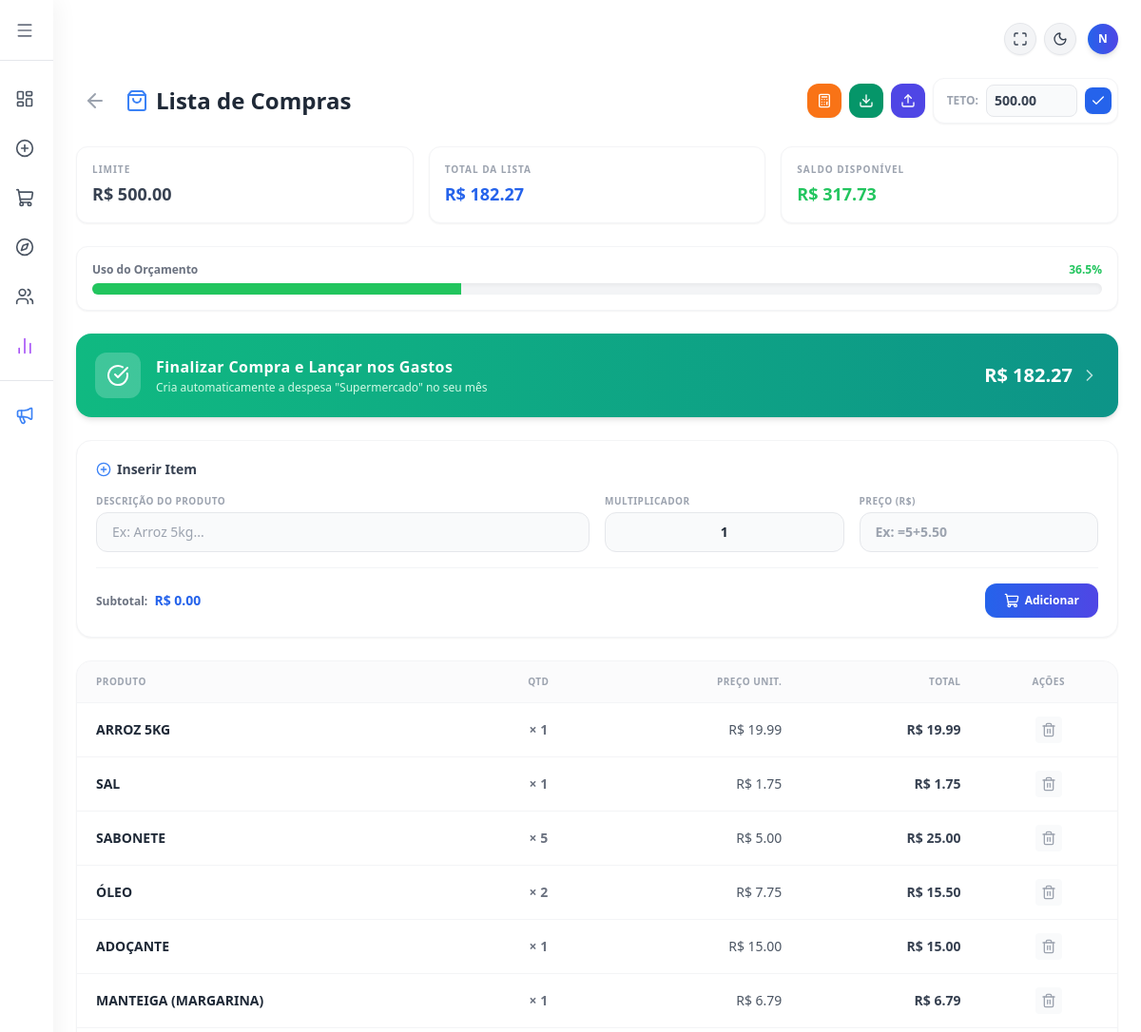
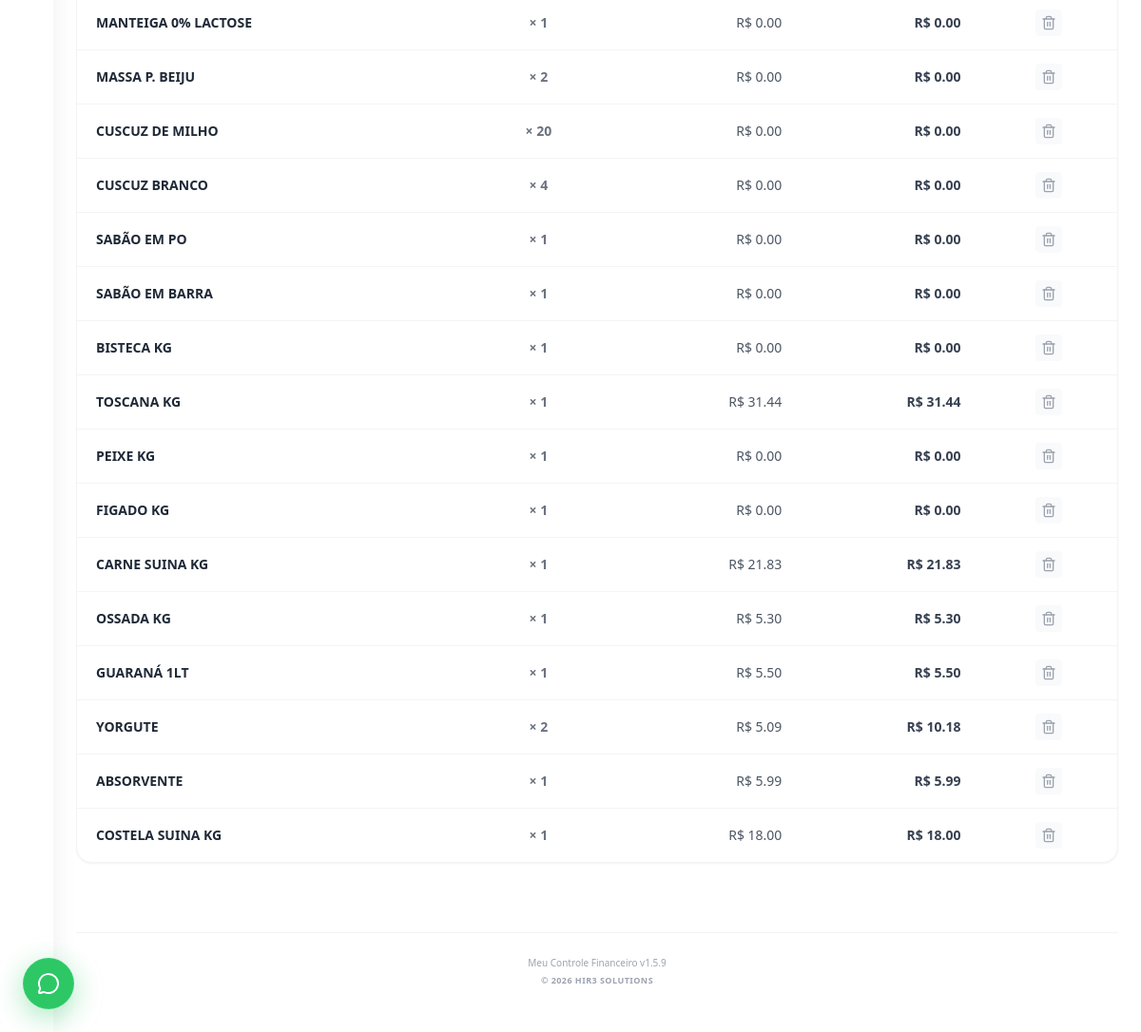
Screenshot of /compras (signed in) with the database file from the repository (2 pictures, top to bottom).
### tables this page shows
CREATE TABLE meta_compras (
            usuario_id INTEGER,
            mes TEXT,
            valor REAL DEFAULT 0.0,
            PRIMARY KEY (usuario_id, mes)
        );

CREATE TABLE lista_compras (
            id INTEGER PRIMARY KEY AUTOINCREMENT,
            usuario_id INTEGER,
            descricao TEXT,
            quantidade INTEGER DEFAULT 1,
            preco REAL DEFAULT 0.0,
            mes TEXT
        , total_item REAL);

### flask_app.py (the view, shortened to what this page needs)
@app.route('/compras', methods=['GET', 'POST'])
def compras():
    user_id = session.get('user_id')
    if not user_id:
        return redirect(url_for('login'))
    mes_atual = datetime.now().strftime('%Y-%m')
    conexao = sqlite3.connect('financas.db')
    conexao.row_factory = sqlite3.Row
    cursor = conexao.cursor()
    cursor.execute('''
        CREATE TABLE IF NOT EXISTS lista_compras (
            id INTEGER PRIMARY KEY AUTOINCREMENT,
            usuario_id INTEGER,
            descricao TEXT,
            quantidade INTEGER DEFAULT 1,
            preco REAL DEFAULT 0.0,
            total_item REAL,
            mes TEXT
        )
    ''')
    cursor.execute('''
        CREATE TABLE IF NOT EXISTS meta_compras (
            usuario_id INTEGER,
            mes TEXT,
            valor REAL DEFAULT 0.0,
            PRIMARY KEY (usuario_id, mes)
        )
    ''')
    conexao.commit()
    cursor.execute("SELECT * FROM lista_compras WHERE usuario_id = ? AND mes = ?", (user_id, mes_atual))
    itens_bd = cursor.fetchall()
    itens = []
    total_lista = 0.0
    for row in itens_bd:
        d = dict(row)
        qtd = d.get('quantidade') or 1
        preco = d.get('preco') or 0.0
        d['total_item'] = d.get('total_item') if d.get('total_item') is not None else (qtd * preco)
        total_lista += d['total_item']
        itens.append(d)
    cursor.execute("SELECT valor FROM meta_compras WHERE usuario_id = ? AND mes = ?", (user_id, mes_atual))
    meta_row = cursor.fetchone()
    meta_valor = meta_row['valor'] if meta_row else 0.0
    saldo_meta = meta_valor - total_lista
    porcentagem_meta = round((total_lista / meta_valor * 100), 1) if meta_valor > 0 else 0
    conexao.close()
    return render_template('telas/compras.html',
                           itens=itens,
                           total_lista=total_lista,
                           meta_valor=meta_valor,
                           saldo_meta=saldo_meta,
                           porcentagem_meta=porcentagem_meta)

### templates/telas/compras.html (shortened to what this page needs)
{% extends "base.html" %}
{% block content %}
<div class="px-3 md:px-0 pb-10">
    <div class="flex flex-col md:flex-row justify-between items-start md:items-center mb-4 md:mb-6 gap-3 md:gap-4">
        <div class="flex items-center gap-3">
            <a href="javascript:history.back()" class="p-2 text-gray-400 hover:text-blue-500 hover:bg-blue-50 dark:hover:bg-gray-700 rounded-xl transition-all">
                <i data-lucide="arrow-left" class="w-6 h-6"></i>
            </a>
            <h2 class="text-lg md:text-2xl font-black text-gray-800 dark:text-gray-100 flex items-center gap-2">
                <i data-lucide="shopping-bag" class="w-5 h-5 md:w-6 md:h-6 text-blue-500"></i> Lista de Compras
            </h2>
        </div>
        <div class="flex items-center gap-2 w-full md:w-auto">
            <button onclick="abrirCalculadora()" type="button" class="p-2 md:p-2.5 bg-orange-500 hover:bg-orange-600 text-white rounded-xl transition-colors shadow-sm" title="Calculadora Rápida">
                <i data-lucide="calculator" class="w-4 h-4"></i>
            </button>
            <a href="/exportar_compras_csv" class="p-2 md:p-2.5 bg-emerald-600 hover:bg-emerald-700 text-white rounded-xl transition-colors shadow-sm" title="Exportar para Excel (CSV)">
                <i data-lucide="download" class="w-4 h-4"></i>
            </a>
            <form action="/importar_compras_csv" method="POST" enctype="multipart/form-data" class="m-0" id="form-importar">
                <label for="import-csv" class="cursor-pointer p-2 md:p-2.5 bg-indigo-600 hover:bg-indigo-700 text-white rounded-xl transition-colors shadow-sm block" title="Importar Planilha">
                    <i data-lucide="upload" class="w-4 h-4"></i>
                </label>
            </form>
            <form action="/compras" method="POST" class="flex items-center gap-2 bg-white dark:bg-gray-800 p-1.5 rounded-xl border border-gray-100 dark:border-gray-700 shadow-sm flex-1 md:flex-none">
                <span class="text-[11px] md:text-xs font-bold text-gray-400 uppercase pl-2 whitespace-nowrap">Teto:</span>
                <input type="number" step="0.01" name="valor_meta" placeholder="Ex: 500.00" value="{{ '%.2f'|format(meta_valor or 0) if meta_valor and meta_valor > 0 else '' }}" required
                       class="w-full md:w-24 px-2 py-1.5 text-xs md:text-sm bg-gray-50 dark:bg-gray-900 border border-gray-200 dark:border-gray-700 rounded-lg focus:outline-none focus:ring-2 focus:ring-blue-500 font-bold text-gray-700 dark:border-gray-200">
                <button type="submit" class="p-2 md:p-1.5 bg-blue-600 hover:bg-blue-700 text-white rounded-lg transition-colors shadow-sm" title="Salvar Meta">
                    <i data-lucide="check" class="w-4 h-4"></i>
                </button>
            </form>
        </div>
    </div>
    <div class="grid grid-cols-2 md:grid-cols-3 gap-2 md:gap-4 mb-4 md:mb-6">
        <div class="bg-white dark:bg-gray-800 p-3 md:p-4 rounded-xl border border-gray-100 dark:border-gray-700 shadow-sm">
            <span class="block text-[9px] md:text-[10px] font-bold text-gray-400 uppercase tracking-widest mb-0.5 md:mb-1">Limite</span>
            <span class="text-sm md:text-lg font-black text-gray-700 dark:text-gray-200">R$ {{ "%.2f"|format(meta_valor or 0) }}</span>
        </div>
        <div class="bg-white dark:bg-gray-800 p-3 md:p-4 rounded-xl border border-gray-100 dark:border-gray-700 shadow-sm">
            <span class="block text-[9px] md:text-[10px] font-bold text-gray-400 uppercase tracking-widest mb-0.5 md:mb-1">Total da Lista</span>
            <span class="text-sm md:text-lg font-black text-blue-600 dark:text-blue-400">R$ {{ "%.2f"|format(total_lista or 0) }}</span>
        </div>
        <div class="col-span-2 md:col-span-1 bg-white dark:bg-gray-800 p-3 md:p-4 rounded-xl border border-gray-100 dark:border-gray-700 shadow-sm">
            <span class="block text-[9px] md:text-[10px] font-bold text-gray-400 uppercase tracking-widest mb-0.5 md:mb-1">Saldo Disponível</span>
            <span class="text-base md:text-lg font-black {% if (saldo_meta or 0) >= 0 %}text-green-500{% else %}text-red-500{% endif %}">
                R$ {{ "%.2f"|format(saldo_meta or 0) }}
            </span>
        </div>
    </div>
    {% if meta_valor and meta_valor > 0 %}
    <div class="bg-white dark:bg-gray-800 p-3 md:p-4 rounded-xl border border-gray-100 dark:border-gray-700 shadow-sm mb-4 md:mb-6">
        <div class="flex justify-between items-center mb-1.5">
            <span class="text-[11px] md:text-xs font-bold text-gray-500 dark:text-gray-400">Uso do Orçamento</span>
            <span class="text-[11px] md:text-xs font-black {% if porcentagem_meta > 100 %}text-red-500 animate-pulse{% elif porcentagem_meta >= 80 %}text-amber-500{% else %}text-green-500{% endif %}">
                {{ porcentagem_meta }}%
            </span>
        </div>
        <div class="w-full bg-gray-100 dark:bg-gray-900 rounded-full h-2 md:h-3 shadow-inner overflow-hidden">
            <div class="h-full transition-all duration-500 {% if porcentagem_meta > 100 %}bg-red-500{% elif porcentagem_meta >= 80 %}bg-amber-500{% else %}bg-green-500{% endif %}"
                 style="width: {% if porcentagem_meta > 100 %}100{% else %}{{ porcentagem_meta }}{% endif %}%"></div>
        </div>
    </div>
    {% endif %}
    {% if total_lista and total_lista > 0 %}
    <div class="mb-4 md:mb-6">
        <form action="/lancar_compras_gastos" method="POST" onsubmit="confirmarAcao(event, this, 'Finalizar e Lançar Despesa?', 'Isso criará automaticamente um gasto de R$ {{ '%.2f'|format(total_lista) }} no seu resumo do mês.', 'Sim, finalizar!')">
            <button type="submit" class="w-full flex items-center justify-between p-4 md:p-5 rounded-2xl bg-gradient-to-r from-emerald-500 to-teal-600 text-white shadow-md hover:shadow-lg transition-all transform hover:-translate-y-0.5 group focus:outline-none">
                <div class="flex items-center gap-3 md:gap-4">
                    <div class="bg-white/20 p-2 md:p-3 rounded-xl">
                        <i data-lucide="check-circle" class="w-5 h-5 md:w-6 md:h-6 text-white"></i>
                    </div>
                    <div class="text-left">
                        <span class="block text-sm md:text-base font-black tracking-wide">Finalizar Compra e Lançar nos Gastos</span>
                        <span class="block text-[10px] md:text-xs text-emerald-100 font-medium mt-0.5">Cria automaticamente a despesa "Supermercado" no seu mês</span>
                    </div>
                </div>
                <div class="flex items-center gap-2">
                    <span class="text-lg md:text-xl font-black">R$ {{ "%.2f"|format(total_lista) }}</span>
                    <i data-lucide="chevron-right" class="w-5 h-5 opacity-70 group-hover:translate-x-1 transition-transform"></i>
                </div>
            </button>
        </form>
    </div>
    {% endif %}
    <div class="bg-white dark:bg-gray-800 p-4 md:p-5 rounded-2xl shadow-sm border border-gray-100 dark:border-gray-700 mb-4 md:mb-6" id="area-formulario">
        <h3 class="text-xs md:text-sm font-bold text-gray-700 dark:text-gray-300 mb-3 md:mb-4 flex items-center gap-1.5" id="titulo-form">
            <i data-lucide="plus-circle" class="w-4 h-4 text-blue-500" id="icone-titulo"></i> <span id="texto-titulo">Inserir Item</span>
        </h3>
        <form action="/compras" method="POST" id="form-produto">
            <div class="grid grid-cols-2 md:grid-cols-4 gap-3 md:gap-4 items-end">
                <div class="col-span-2">
                    <label class="block text-[9px] md:text-[10px] font-bold text-gray-400 uppercase tracking-wider mb-1">Descrição do Produto</label>
                    <input type="text" name="descricao" id="input-desc" placeholder="Ex: Arroz 5kg..." required
                           class="w-full px-3 py-2 md:px-4 md:py-2.5 bg-gray-50 dark:bg-gray-900 border border-gray-200 dark:border-gray-700 rounded-xl text-sm text-gray-800 dark:text-gray-100 focus:outline-none focus:ring-2 focus:ring-blue-500">
                </div>
                <div class="col-span-1">
                    <label class="block text-[9px] md:text-[10px] font-bold text-gray-400 uppercase tracking-wider mb-1">Multiplicador</label>
                    <input type="text" inputmode="text" name="quantidade" id="input-qtd" value="1" placeholder="Ex: =2+3" required oninput="calcularPrevia()" onblur="avaliarCalculo(this)"
                           class="w-full px-3 py-2 md:px-4 md:py-2.5 bg-gray-50 dark:bg-gray-900 border border-gray-200 dark:border-gray-700 rounded-xl text-sm text-gray-800 dark:text-gray-100 focus:outline-none focus:ring-2 focus:ring-blue-500 font-bold text-center">
                </div>
                <div class="col-span-1">
                    <label class="block text-[9px] md:text-[10px] font-bold text-gray-400 uppercase tracking-wider mb-1">Preço (R$)</label>
                    <input type="text" inputmode="text" name="preco" id="input-preco" placeholder="Ex: =5+5.50" required oninput="calcularPrevia()" onblur="avaliarCalculo(this)"
                           class="w-full px-3 py-2 md:px-4 md:py-2.5 bg-gray-50 dark:bg-gray-900 border border-gray-200 dark:border-gray-700 rounded-xl text-sm text-gray-800 dark:text-gray-100 focus:outline-none focus:ring-2 focus:ring-blue-500 font-bold">
                </div>
            </div>
            <div class="mt-3 md:mt-4 pt-3 md:pt-4 border-t border-gray-100 dark:border-gray-700/60 flex flex-row justify-between items-center gap-3">
                <div class="text-[11px] md:text-xs font-bold text-gray-500 dark:text-gray-400">
                    Subtotal: <span class="text-xs md:text-sm font-black text-blue-600 dark:text-blue-400 ml-0.5 md:ml-1" id="previa-total">R$ 0.00</span>
                </div>
                <div class="flex gap-2">
                    <button type="submit" id="btn-salvar" name="adicionar" class="px-4 py-2 md:px-5 md:py-2.5 bg-gradient-to-r from-blue-600 to-indigo-600 text-white text-[11px] md:text-xs font-bold rounded-xl hover:from-blue-700 hover:to-indigo-700 transition-all shadow-sm flex items-center justify-center gap-1.5">
                        <i data-lucide="shopping-cart" id="icone-btn" class="w-3 h-3 md:w-4 md:h-4"></i> <span id="texto-btn">Adicionar</span>
                    </button>
                </div>
            </div>
        </form>
    </div>
    <div class="bg-white dark:bg-gray-800 rounded-2xl border border-gray-100 dark:border-gray-700 overflow-hidden shadow-sm">
        <div class="overflow-x-auto">
            <table class="w-full text-left border-collapse whitespace-nowrap md:whitespace-normal">
                <thead>
                    <tr class="bg-gray-50/70 dark:bg-gray-900/40 border-b border-gray-100 dark:border-gray-700/70">
                        <th class="px-3 py-2 md:px-5 md:py-3.5 text-[9px] md:text-[10px] font-bold text-gray-400 uppercase tracking-wider">Produto</th>
                        <th class="px-3 py-2 md:px-5 md:py-3.5 text-[9px] md:text-[10px] font-bold text-gray-400 uppercase tracking-wider text-center">Qtd</th>
                        <th class="px-3 py-2 md:px-5 md:py-3.5 text-[9px] md:text-[10px] font-bold text-gray-400 uppercase tracking-wider text-right">Preço Unit.</th>
                        <th class="px-3 py-2 md:px-5 md:py-3.5 text-[9px] md:text-[10px] font-bold text-gray-400 uppercase tracking-wider text-right">Total</th>
                        <th class="px-3 py-2 md:px-5 md:py-3.5 text-[9px] md:text-[10px] font-bold text-gray-400 uppercase tracking-wider text-center">Ações</th>
                    </tr>
                </thead>
                <tbody class="divide-y divide-gray-100 dark:divide-gray-700/50 text-xs md:text-sm">
                    {% for item in itens %}
                    <tr class="hover:bg-gray-50/50 dark:hover:bg-gray-900/20 transition-colors cursor-pointer" ondblclick="editarItem('{{ item.id }}', '{{ item.descricao }}', '{{ item.quantidade }}', '{{ item.preco }}')" title="Clique duplo para editar">
                        <td class="px-3 py-2 md:px-5 md:py-3.5 font-bold text-gray-800 dark:text-gray-200 truncate max-w-[120px] md:max-w-none" title="{{ item.descricao }}">{{ item.descricao }}</td>
                        <td class="px-3 py-2 md:px-5 md:py-3.5 text-center font-bold text-gray-500 dark:text-gray-400">× {{ item.quantidade or 1 }}</td>
                        <td class="px-3 py-2 md:px-5 md:py-3.5 text-right text-gray-600 dark:text-gray-400">R$ {{ "%.2f"|format(item.preco or 0) }}</td>
                        <td class="px-3 py-2 md:px-5 md:py-3.5 text-right font-black text-gray-700 dark:text-gray-200">R$ {{ "%.2f"|format(item.total_item or 0) }}</td>
                        <td class="px-3 py-2 md:px-5 md:py-3.5">
                            <div class="flex items-center justify-center gap-1 md:gap-2">
                                <form action="/excluir_compra/{{ item.id }}" method="POST" class="m-0" onsubmit="confirmarAcao(event, this, 'Remover Item?', 'Tem certeza que deseja tirar este item da sua lista?', 'Sim, remover')">
                                    <button type="submit" class="p-1 md:p-1.5 text-gray-400 hover:text-red-500 dark:hover:text-red-400 rounded transition-colors bg-gray-50 hover:bg-red-50 dark:bg-gray-800 dark:hover:bg-red-900/20" title="Remover">
                                        <i data-lucide="trash-2" class="w-3.5 h-3.5 md:w-4 md:h-4 mx-auto"></i>
                                    </button>
                                </form>
                            </div>
                        </td>
                    </tr>
                    {% else %}
                    <tr>
                        <td colspan="5" class="px-5 py-8 md:py-10 text-center text-[11px] md:text-xs text-gray-400 font-medium">
                            Carrinho vazio. Use o formulário acima para adicionar produtos.
                        </td>
                    </tr>
                    {% endfor %}
                </tbody>
            </table>
        </div>
    </div>
</div>
{% endblock %}

### rows the page displays
meta_compras: valor_meta "500.00", valor "500.00"
lista_compras: descricao "ARROZ 5KG", quantidade "1", preco "19.99", total_item "19.99"
lista_compras: descricao "SAL", quantidade "1", preco "1.75", total_item "1.75"
lista_compras: descricao "SABONETE", quantidade "5", preco "5.00", total_item "25.00"
lista_compras: descricao "ÓLEO", quantidade "2", preco "7.75", total_item "15.50"
lista_compras: descricao "ADOÇANTE", quantidade "1", preco "15.00", total_item "15.00"
lista_compras: descricao "MANTEIGA (MARGARINA)", quantidade "1", preco "6.79", total_item "6.79"
lista_compras: descricao "MANTEIGA 0% LACTOSE", quantidade "1", preco "0.00", total_item "0.00"
lista_compras: descricao "MASSA P. BEIJU", quantidade "2", preco "0.00", total_item "0.00"
lista_compras: descricao "CUSCUZ DE MILHO", quantidade "20", preco "0.00", total_item "0.00"
lista_compras: descricao "CUSCUZ BRANCO", quantidade "4", preco "0.00", total_item "0.00"
lista_compras: descricao "SABÃO EM PO", quantidade "1", preco "0.00", total_item "0.00"
lista_compras: descricao "SABÃO EM BARRA", quantidade "1", preco "0.00", total_item "0.00"
lista_compras: descricao "BISTECA KG", quantidade "1", preco "0.00", total_item "0.00"
lista_compras: descricao "TOSCANA KG", quantidade "1", preco "31.44", total_item "31.44"
lista_compras: descricao "PEIXE KG", quantidade "1", preco "0.00", total_item "0.00"
lista_compras: descricao "FIGADO KG", quantidade "1", preco "0.00", total_item "0.00"
lista_compras: descricao "CARNE SUINA KG", quantidade "1", preco "21.83", total_item "21.83"
lista_compras: descricao "OSSADA KG", quantidade "1", preco "5.30", total_item "5.30"
lista_compras: descricao "GUARANÁ 1LT", quantidade "1", preco "5.50", total_item "5.50"
lista_compras: descricao "YORGUTE", quantidade "2", preco "5.09", total_item "10.18"
lista_compras: descricao "ABSORVENTE", quantidade "1", preco "5.99", total_item "5.99"
lista_compras: descricao "COSTELA SUINA KG", quantidade "1", preco "18.00", total_item "18.00"

### other values shown
{{ session.get('usuario', 'U')[:1].upper() }} "N"
{{ "%.2f"|format(total_lista or 0) }} "182.27"
{{ "%.2f"|format(saldo_meta or 0) }} "317.73"
{{ porcentagem_meta }} "36.5"
{{ "%.2f"|format(total_lista) }} "182.27"
{{ versao_atual }} "1.5.9"
